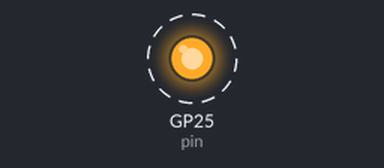
The program below on a simulated Raspberry Pi Pico running MicroPython. On the bench: output pins drawn as LEDs (lit = HIGH). Dashed ring = blinking. What the program prints to the serial console is not drawn. At 6.0 s the program stops and its outputs stay as they are.

Above: at 0.2 s.
Timing chart, 0 to 3.0 s (numbered marks = the images above):
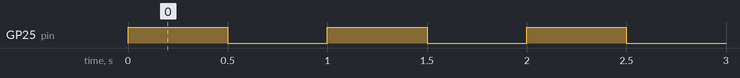

Measured:
- by itself, GP25 (pin): alternates HIGH for 0.50 s and LOW for 0.50 s, 12 changes in all, then stays LOW

The program:

simpleLED.py
```python
from machine import Pin
from time import sleep

def main():
    #pico:
    #pin=Pin(25, Pin.OUT)
    #picow:
    pin=Pin("LED", Pin.OUT)

    print("starting program")
    for i in range(6):
        pin.high()
        sleep(.5)
        pin.low()
        sleep(.5)

    print("ending program")

if __name__ == '__main__':
    main()
```
